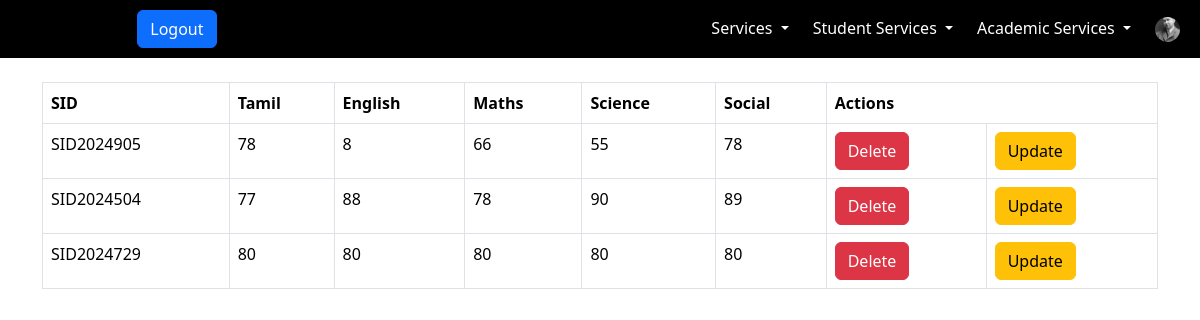
The app's page /Teacher/SSLC_List.php (signed in) with its own data.
### tables this page shows
CREATE TABLE `teacher` (
  `TID` varchar(10) NOT NULL,
  `Name` varchar(30) NOT NULL,
  `Photo` varchar(30) NOT NULL,
  `Dob` date NOT NULL,
  `Gender` varchar(12) NOT NULL,
  `Aadhar` bigint(12) NOT NULL,
  `Phone` bigint(11) NOT NULL,
  `Address` varchar(200) NOT NULL,
  `Pincode` int(6) NOT NULL,
  `Email` varchar(50) NOT NULL,
  `Password` varchar(10) NOT NULL,
  `CreatedOn` datetime NOT NULL DEFAULT current_timestamp(),
  `Who` varchar(10) NOT NULL DEFAULT 'teacher'
);

CREATE TABLE `sslc` (
  `Mark_ID` int(11) NOT NULL,
  `SID` varchar(10) NOT NULL,
  `Tamil` int(3) NOT NULL,
  `English` int(3) NOT NULL,
  `Mathematics` int(3) NOT NULL,
  `Science` int(3) NOT NULL,
  `Social_Science` int(3) NOT NULL,
  `CreatedOn` datetime NOT NULL DEFAULT current_timestamp()
);

### Teacher/sesbase.php (called while the page is built, shortened)
<?php
    if(isset($_SESSION['teacher']))
    {
        $user=$_SESSION['teacher'];
        require_once("../Connection/Connection.php");
        $qry="SELECT * FROM teacher where TID='$user'";
        if($result=mysqli_query($conn,$qry))
        {
            $SessionBase=mysqli_fetch_assoc($result);
        }
    }
    else
    {
        header("HTTP/1.0 403 Access Forbidden");
        echo "<center><h5>Please Login and Come</h5><a href='../Login.php?Loger=Teacher'>Login Here</a></center>";
        exit(0);
    }
?>

### Teacher/SSLC_List.php (the view, shortened to what this page needs)
<!DOCTYPE html>
<html lang="en">
<head>
    <link rel="stylesheet" href="../Bootstrap/css/bootstrap.min.css">
    <link rel="stylesheet" href="../MyStyles.css">
</head>
<body>
<?php include_once("navbar.php"); ?>
<br>
    <div class="container">
    <form action="" class="col-md-12" method="get">
            <table class="table table-bordered">
                <thead>
                <th>SID</th>
                <th>Tamil</th>
                <th>English</th>
                <th>Maths</th>
                <th>Science</th>
                <th>Social</th>
                <th colspan="2">Actions</th>
            </thead>
            <tbody>
                <?php
                    $qry="SELECT SID,Tamil,English,Mathematics,Science,Social_Science from sslc";
                    if($res=mysqli_query($conn,$qry))
                    {
                        while($result=mysqli_fetch_assoc($res))
                        {
                            echo "<tr>";
                            foreach($result as $val)
                            {
                                echo "<td>$val</td>";
                            }
                            echo "<td><button type='submit' name='Delete' value='$result[SID]' class='btn btn-danger'>Delete</button></td>
                                <td><button type='submit' name='Edit' value='$result[SID]' class='btn btn-warning'>Update</button></td>
                                ";
                        echo "</tr>";
                        }
                    }
                ?>
            </tbody>
            </table>
        </form>
    </div>
</body>
</html>

### Teacher/navbar.php (shortened to what this page needs)
<?php include_once("sesbase.php"); ?>
<link href="https://cdn.jsdelivr.net/npm/bootstrap@5.3.3/dist/css/bootstrap.min.css" rel="stylesheet">
<nav class="navbar">
    <div class="container-fluid">
        <div class="navbar-header d-flex align-items-center navbar-right ">
            <a class="navbar-brand navbar-right" >PROJECTSIS</a>
            <form action="" method="post"> <button type="submit" class="btn btn-primary navbar-btn" name="<?php if(isset($_SESSION['teacher']) && !empty($_SESSION['teacher'])) echo 'Logout'; else echo 'Login'; ?>" > <?php if(isset($_SESSION['teacher']) && !empty($_SESSION['teacher'])) echo "Logout"; else echo "Login"; ?>  </button></form>
        </div>
        <div class="navbar-expand " id="mynav">
            <ul class="nav navbar-nav d-flex gap-md-2 nav-left"  >
                <li class="nav-item active "><a class="nav-link active" href="dashboard.php">Dashboard</a></li>
				   <li class="nav-item dropdown dropdown-togg"><a class="nav-link dropdown-toggle " href="#">Services <span class="caret"></span></a>
                </li>
                <li class="nav-item dropdown dropdown-togg"><a class="nav-link dropdown-toggle " href="#">Student Services <span class="caret"></span></a>
                </li>
				 <li class="nav-item dropdown dropdown-togg"><a class="nav-link dropdown-toggle " href="#">Academic Services <span class="caret"></span></a>
                </li>
                <div class="prof" style="display: flex;align-items: center; gap:1rem">
                <li class="nav-item "><a class="nav-link " href="#"> <img src="../photo/<?php if(isset($_SESSION['teacher'])) echo $SessionBase['Photo']; else echo 'No User';?>" alt="No Image"></a></li>
            </div>
            </ul>
        </div>
    </div>
</nav>

### MyStyles.css (style rules this page uses)
.navbar { background-color: rgb(0, 0, 0); }
.navbar .nav-link { color:white; }
.navbar-brand { color:blue; }
ul li { cursor: pointer; }

### Teacher/navbar.php (style rules this page uses)
#mynav img { height: 25px; width: 25px; border-radius: 50%; object-fit: cover; }

### records on screen
teacher: Photo (picture)
sslc: SID "SID2024905", val "78", English "8", Mathematics "66", Science "55"
sslc: SID "SID2024504", Tamil "77", English "88", Mathematics "78", Science "90", Social_Science "89"
sslc: SID "SID2024729", val "80"
